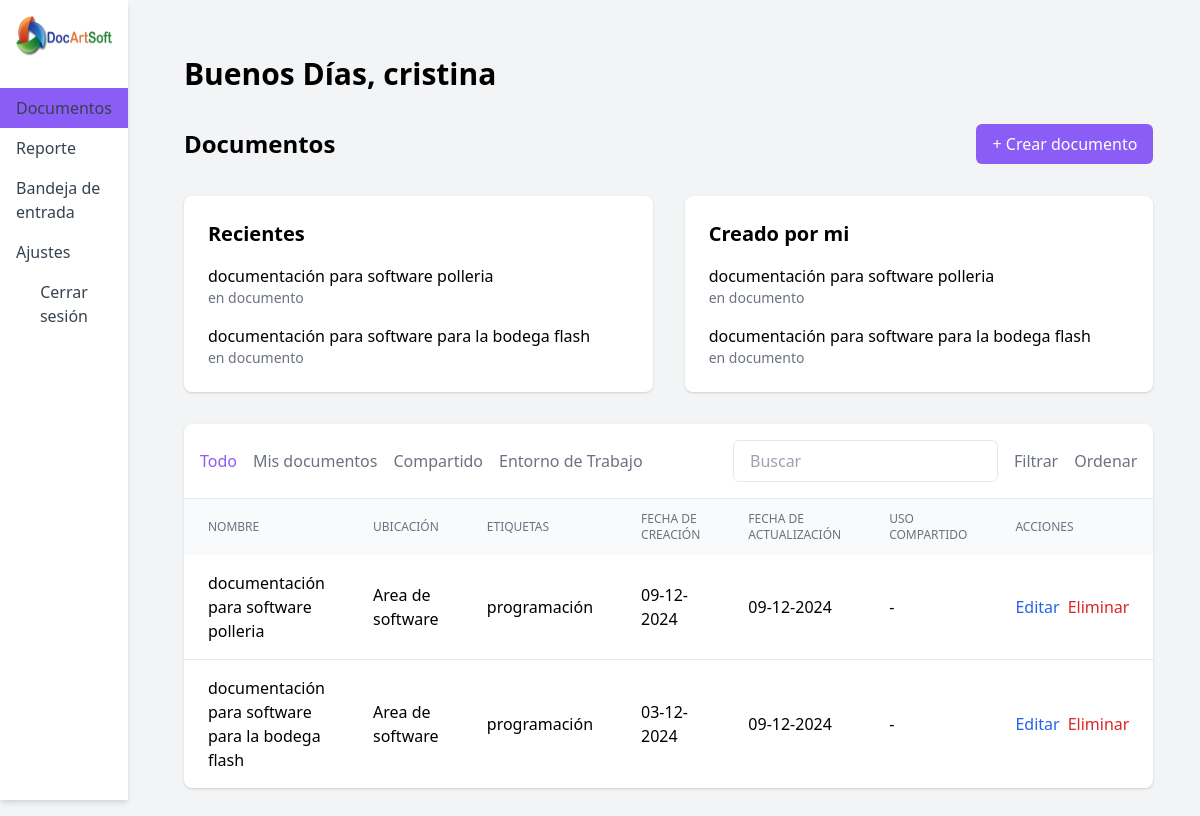
The page /documentos/ (signed in) on the database its author committed.
### dashboard/models.py (models this page shows, shortened)
class Documento(models.Model):
    titulo = models.CharField(max_length=200)
    contenido = models.TextField()
    creado_por = models.ForeignKey(User, on_delete=models.CASCADE)
    fecha_creacion = models.DateTimeField(auto_now_add=True)
    fecha_actualizacion = models.DateTimeField(auto_now=True)
    fecha_vista = models.DateTimeField(null=True, blank=True)
    etiquetas = models.CharField(max_length=200, blank=True)
    ubicacion = models.CharField(max_length=200, blank=True)
    compartido_con = models.ManyToManyField(User, related_name='documentos_compartidos', blank=True)
    class Meta:
        ordering = ['-fecha_creacion']

### dashboard/views.py (the view)
# urls.py: path('documentos/', views.documentos, name='documentos'),
@login_required
def documentos(request):
    documentos_recientes = Documento.objects.filter(creado_por=request.user).order_by('-fecha_creacion')
    documentos_compartidos = Documento.objects.filter(compartido_con=request.user)
    context = {
        'nombre_usuario': request.user.first_name or request.user.username,
        'documentos_recientes': documentos_recientes,
        'documentos_compartidos': documentos_compartidos
    }
    return render(request, 'documentos.html', context)

### dashboard/templates/documentos.html (shortened to what this page needs)
{% extends 'base.html' %}
{% block content %}
<div class="p-6">
<div class="w-full">
<div class="max-w-6xl mx-auto">
    <h1 class="text-3xl font-bold mb-8">Buenos Días, {{ nombre_usuario }}</h1>
    <div class="flex justify-between items-center mb-8">
        <h1 class="text-2xl font-bold">Documentos</h1>
        <a href="{% url 'dashboard:crear_documento' %}" class="bg-purple-500 text-white px-4 py-2 rounded-md">
            + Crear documento
        </a>
    </div>
    <div class="grid grid-cols-1 md:grid-cols-2 gap-8 mb-8">
        <div class="bg-white rounded-lg shadow p-6">
            <h2 class="text-xl font-semibold mb-4">Recientes</h2>
            <div class="space-y-4">
                {% for doc in documentos_recientes %}
                <div class="flex items-center space-x-4">
                    <div class="flex-1">
                        <h3 class="font-medium">{{ doc.titulo }}</h3>
                        <p class="text-sm text-gray-500">en documento</p>
                    </div>
                </div>
                {% endfor %}
            </div>
        </div>
        <div class="bg-white rounded-lg shadow p-6">
            <h2 class="text-xl font-semibold mb-4">Creado por mi</h2>
            <div class="space-y-4">
                {% for doc in documentos_recientes %}
                <div class="flex items-center space-x-4">
                    <div class="flex-1">
                        <h3 class="font-medium">{{ doc.titulo }}</h3>
                        <p class="text-sm text-gray-500">en documento</p>
                    </div>
                </div>
                {% endfor %}
            </div>
        </div>
    </div>
    <div class="bg-white rounded-lg shadow overflow-hidden">
        <div class="p-4 border-b">
            <div class="flex items-center justify-between">
                <div class="flex space-x-4">
                    <button class="font-medium text-purple-500">Todo</button>
                    <button class="font-medium text-gray-500">Mis documentos</button>
                    <button class="font-medium text-gray-500">Compartido</button>
                    <button class="font-medium text-gray-500">Entorno de Trabajo</button>
                </div>
                <div class="flex items-center space-x-4">
                    <input type="text" placeholder="Buscar" class="px-4 py-2 border rounded-md">
                    <button class="text-gray-500">Filtrar</button>
                    <button class="text-gray-500">Ordenar</button>
                </div>
            </div>
        </div>
        <table class="w-full">
            <thead class="bg-gray-50">
                <tr>
                    <th class="px-6 py-3 text-left text-xs font-medium text-gray-500 uppercase">Nombre</th>
                    <th class="px-6 py-3 text-left text-xs font-medium text-gray-500 uppercase">Ubicación</th>
                    <th class="px-6 py-3 text-left text-xs font-medium text-gray-500 uppercase">Etiquetas</th>
                    <th class="px-6 py-3 text-left text-xs font-medium text-gray-500 uppercase">Fecha de creación</th>
                    <th class="px-6 py-3 text-left text-xs font-medium text-gray-500 uppercase">Fecha de Actualización</th>
                    <th class="px-6 py-3 text-left text-xs font-medium text-gray-500 uppercase">Uso compartido</th>
                    <th class="px-6 py-3 text-left text-xs font-medium text-gray-500 uppercase">Acciones</th>
                </tr>
            </thead>
            <tbody class="divide-y divide-gray-200">
                {% for doc in documentos_recientes %}
                <tr data-id="{{ doc.id }}">
                    <td class="px-6 py-4">{{ doc.titulo }}</td>
                    <td class="px-6 py-4">{{ doc.ubicacion|default:"-" }}</td>
                    <td class="px-6 py-4">{{ doc.etiquetas|default:"-" }}</td>
                    <td class="px-6 py-4">{{ doc.fecha_creacion|date:"d-m-Y" }}</td>
                    <td class="px-6 py-4">{{ doc.fecha_actualizacion|date:"d-m-Y"|default:"-" }}</td>
                    <td class="px-6 py-4">
                        {% if doc.compartido_con.exists %}
                        <span class="text-purple-500">Compartido</span>
                        {% else %}
                        -
                        {% endif %}
                    </td>
                    <td class="px-6 py-4">
                        <div class="flex space-x-2">
                            <a href="{% url 'dashboard:editar_documento' doc.id %}" class="text-blue-600 hover:text-blue-800">Editar</a>
                            <button onclick="openDeleteModal('{{ doc.id }}', '{{ doc.titulo }}')" class="text-red-600 hover:text-red-800">Eliminar</button>
                        </div>
                    </td>
                </tr>
                {% endfor %}
            </tbody>
        </table>
    </div>
</div>
</div>
</div>
{% endblock %}

### rows shown on the page
Documento: titulo "documentación para software polleria", ubicacion "Area de software", etiquetas "programación", fecha_creacion "09-12-2024", fecha_actualizacion "09-12-2024"
Documento: titulo "documentación para software para la bodega flash", ubicacion "Area de software", etiquetas "programación", fecha_creacion "03-12-2024", fecha_actualizacion "09-12-2024"

### other values the page prints
{{ nombre_usuario }} "cristina"
